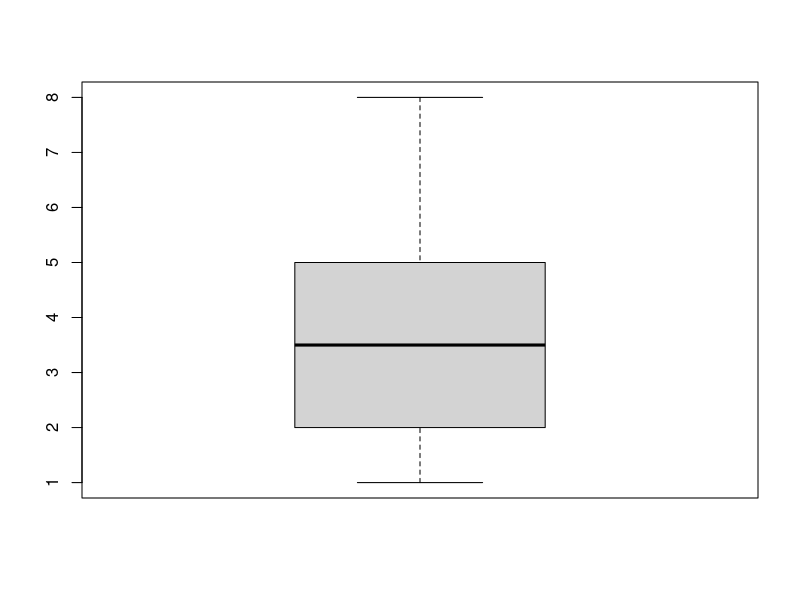

Generate this figure with R:
#get a defined size of sample from a vector
my_sample<-sample(100,#vector is from 1 to 1000
                  20)#sample size

#cumulative frequency with ordinal vairables
#lets say these are the frquencies of grades
my_sample<-c(123,210,212,321,213)
cumsum(my_sample)

#standardisation x-mean(x)/sd(x)
standardized<-scale(my_sample)

#ranking, useful for some methods (Wilcoxon, Spearman)
ranked<-rank(my_sample)

#calculating means
my_mean<-mean(my_sample)

#dealing with missing values
my_sample<-c(12,32,412,NA,98,89)
is_na<-is.na(my_sample)#return value is a boolean vector
na_positions<-which(is_na)#select the TRUE value
my_sample_naless<-my_sample[-na_positions]#subtract the missing value

#calculata the range of a sample
my_range<-range(my_sample)

#interquartile range
my_sample<-c(21,32,12,4,3,65,4,34,43,44,232,432,12,1,32,3245,2,34,5676,9,9,7676,56,6)
my_quantiles<-quantile(my_sample, probs=c(0.25,0.75))#lower and higher quantiles
my_quantiles<-IQR(my_sample)#Interquartie range

#variance and standard deviation
my_var<-var(my_sample)
my_sd<-sd(my_sample)

#description of a sample
my_sample<-c(1,2,2,4,5,2,1,5,6,7,8,2,4,5,2,1,3,5)
my_summary<-summary(my_sample)
boxplot(my_sample)

#two types of correlation
var_a<-c(1,2,3,4,5,6,7,8,9,10)
var_b<-c(12,21,31,45,51,67,71,83,99,109)
my_corr<-cor(var_a,var_b, method='spearman')
my_corr<-cor(var_a,var_b, method='pearson')
